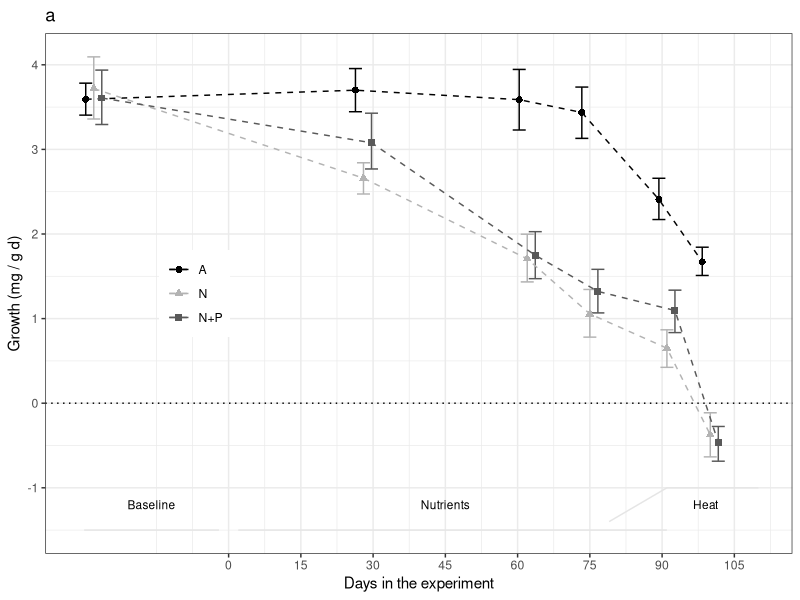
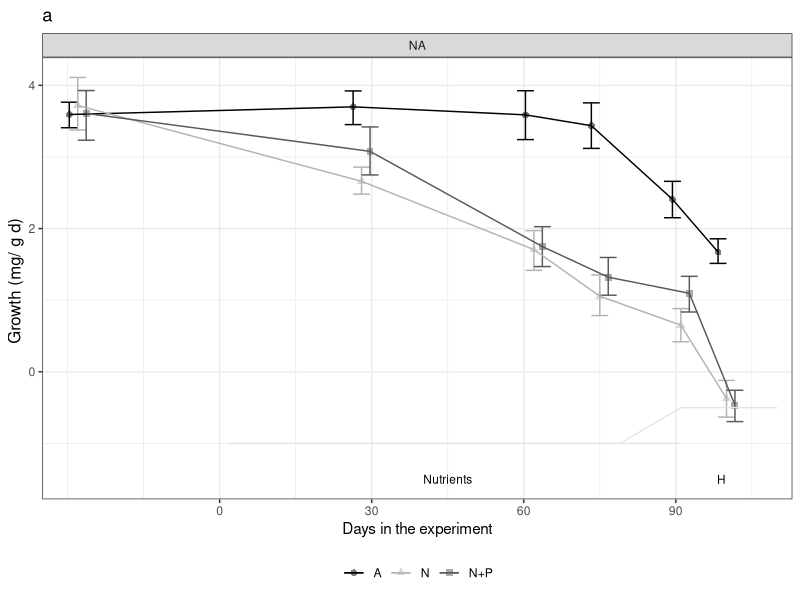
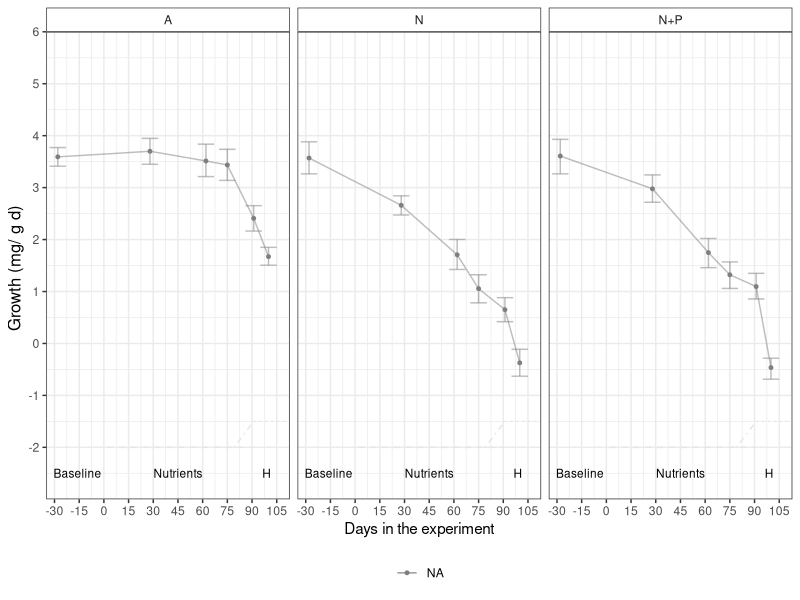
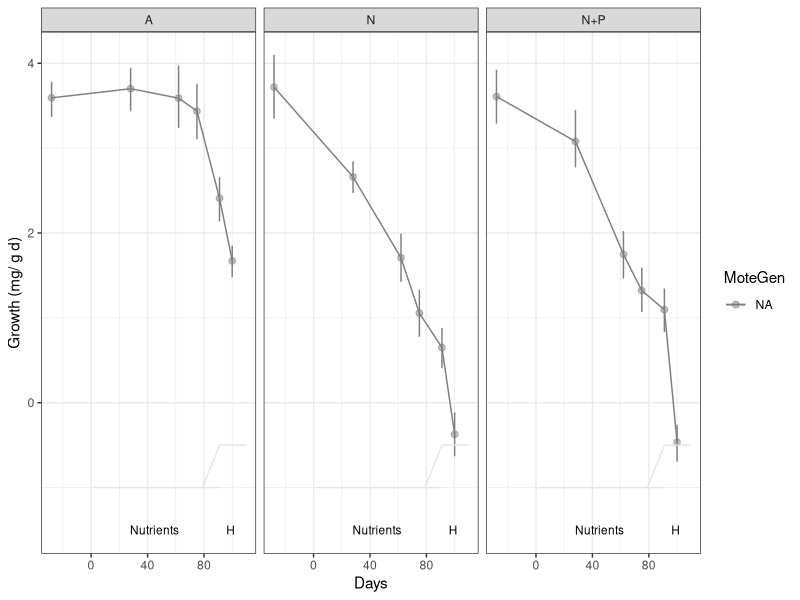
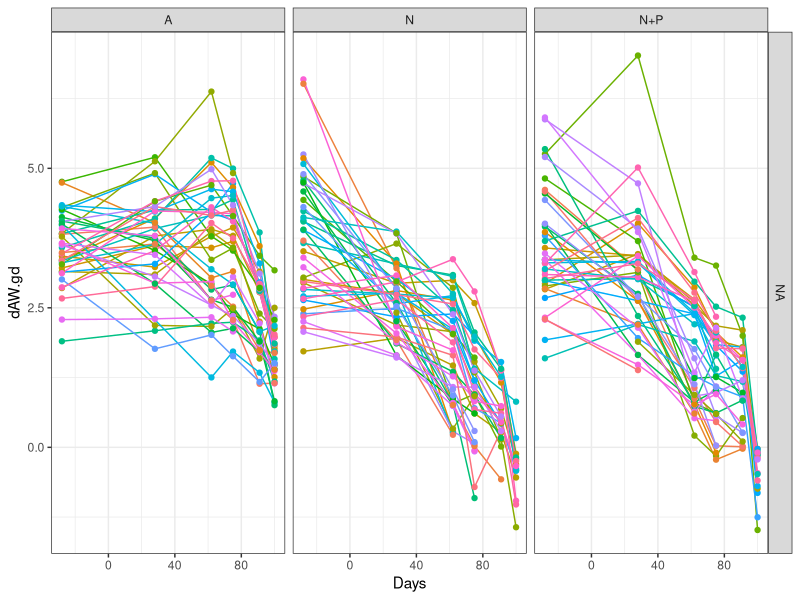
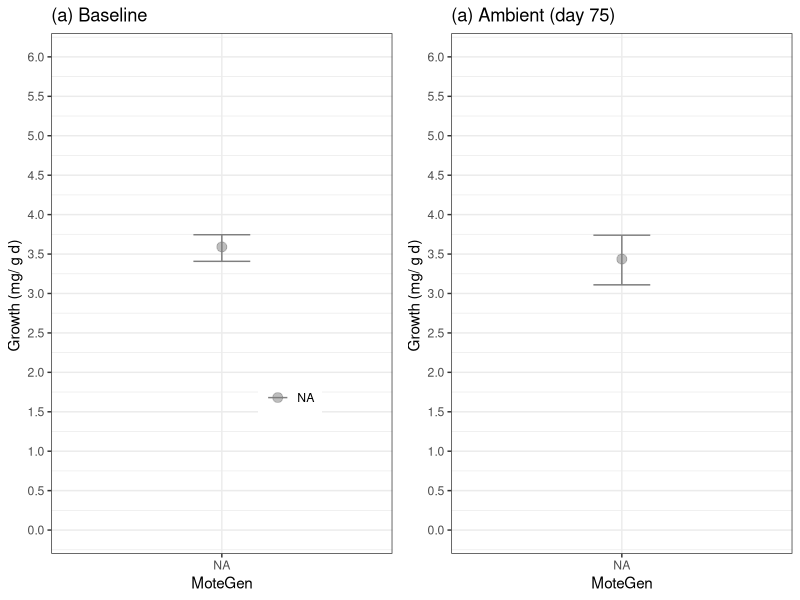
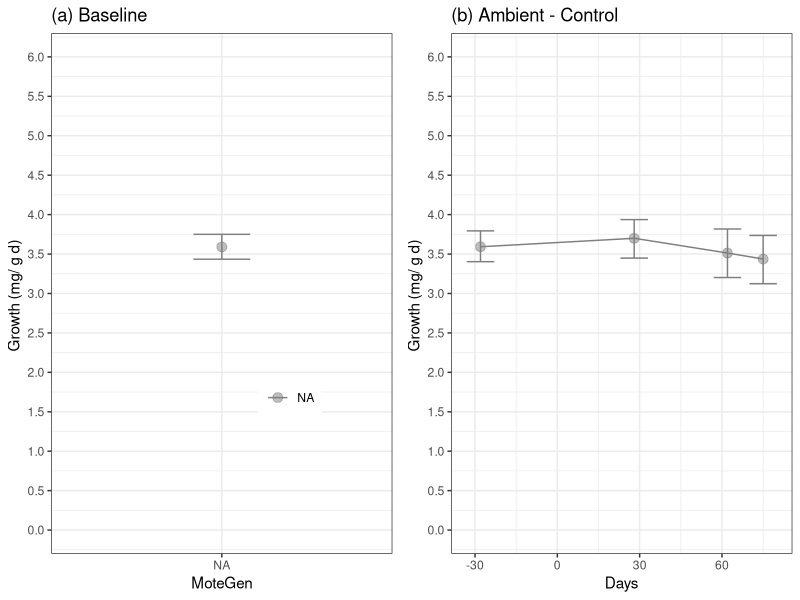
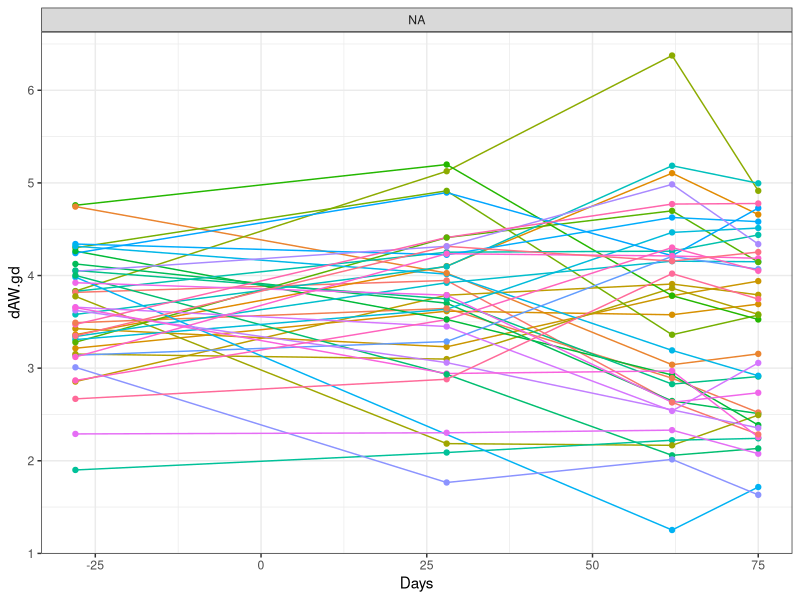

Generate these figures, in order, with R: (Note: this script raises an error after producing the figures.)
## ---- chunk 1
knitr::opts_chunk$set(echo = TRUE, warning=FALSE, message=FALSE)
## ---- chunk 2

# Load all libraries and sources required to run the script
    library(tidyverse)
    library(ggthemes)
    library(lmerTest)
    library(emmeans)
    library(multcomp)
    library(gridExtra)

# Default ggplot settings

    Fill.colour<-scale_colour_manual(values = c("black", "gray70", "gray35"))

    ggthe_bw<-theme(plot.background=element_blank(),
          panel.grid.major.y = element_blank(),
          panel.grid.major.x = element_blank(),
          panel.grid.minor.x = element_blank(),
          panel.grid.minor.y = element_blank(),
          legend.box.background = element_rect(),
          panel.background =element_rect(fill = NA, color = "black")
          )+
    theme_bw()
## ---- chunk 3
# Import data: 

  ## Growth long
    BW.Tall<-read.csv("Growth_corrected.csv", header = TRUE)
    
  ## Genotype information
    MOTE<-read.csv("Genotype_Info.csv", header = TRUE)
    BW.Tall<-merge(BW.Tall, MOTE, by="Gen", all.x=TRUE)
    
  ## Data type  
    BW.Tall$Initial.Date<-as.Date(BW.Tall$Initial.Date, "%m/%d/%y")
    BW.Tall$Final.Date<-as.Date(BW.Tall$Final.Date, "%m/%d/%y")
    # BW.Tall$Initial.Date<-as.Date(BW.Tall$Initial.Date, "%Y-%m-%d")
    # BW.Tall$Final.Date<-as.Date(BW.Tall$Final.Date, "%Y-%m-%d")
    BW.Tall$Days<-(as.numeric(as.Date(BW.Tall$Final.Date))-17485)
    BW.Tall$Day<-(as.factor(BW.Tall$Days))
    BW.Tall$TimePoint[BW.Tall$Day=="-28"]<-"3"
    BW.Tall$TimePoint[BW.Tall$Day=="-7"]<-"4"
    BW.Tall$TimePoint[BW.Tall$Day=="28"]<-"9"
    BW.Tall$TimePoint[BW.Tall$Day=="62"]<-"11"
    BW.Tall$TimePoint[BW.Tall$Day=="75"]<-"13"
    BW.Tall$TimePoint[BW.Tall$Day=="91"]<-"16"
    BW.Tall$TimePoint[BW.Tall$Day=="100"]<-"17"
    BW.Tall$TimePoint[BW.Tall$Day=="113"]<-"22"
    
    BW.Tall$Treatment <- as.character(BW.Tall$Treatment)
    BW.Tall$Treatment[BW.Tall$Treatment == "Control"] <- "A"
    BW.Tall$Treatment[BW.Tall$Treatment == "NP"] <- "N+P"
    BW.Tall$Treatment <- as.factor(BW.Tall$Treatment)
    
    BW.Tall$Colony <- as.factor(BW.Tall$Gen)
    BW.Tall$MoteGen<-factor(BW.Tall$MoteGen, 
                                   levels=c("G_48", "G_62","G_31", "G_08","G_07", "G_50"))
    BW.Tall$SampleID <- paste("Ac", BW.Tall$Fra, BW.Tall$TimePoint, sep = "_")
  
  ## Data subsets  
    BW.Initial<-subset(BW.Tall, Initial.Date=="2017-08-30") # Only baseline
    BW.Initial<-droplevels(BW.Initial)
   
    BW.Control<-subset(BW.Tall, Treatment=="A") # Only Ambient
    BW.Control<-subset(BW.Control, Days<80)
    BW.Control<-subset(BW.Control, Initial.Date!="2017-10-18")
    BW.Control<-droplevels(BW.Control)
    
    BW.FinalAC<-subset(BW.Control, Day=="75")
    BW.FinalAC<-droplevels(BW.FinalAC)
    
    #BW.nutrients<-subset(BW.Tall, Days>-10) # Remove baseline
    #BW.nutrients<-subset(BW.nutrients, Days<76)
    BW.nutrients<-subset(BW.Tall, Days<76) # with baseline
    BW.nutrients<-droplevels(BW.nutrients)
    
    BW.100<-subset(BW.Tall, Day=="100")
    BW.91<-subset(BW.Tall, Day=="91")
    
  ## Remove recovery data points
    BW.Tall<-subset(BW.Tall, Initial.Date!="2017-10-18")
    BW.Tall<-subset(BW.Tall, Initial.Date!="2018-02-23") # After heat stress
    
    BW.selected<-subset(BW.Tall, Days!="28")
    BW.selected<-subset(BW.selected, Days!="62")
    
    
 N.fragments<-BW.Tall %>% 
     group_by(MoteGen) %>% count(Day)
 N.fragments
    
## ---- chunk 4
# Treatment effect over time
    BW_Treat<- ggplot(BW.Tall, aes (Days, dAW.gd, shape=factor(Treatment),
                                    colour=factor(Treatment))) + 
      ggthe_bw + Fill.colour + ggtitle("a")+
      stat_summary(fun.data = "mean_cl_boot", geom = "errorbar",
                   position=position_dodge(width=5))+
      stat_summary(fun.y=mean, geom="line", 
                   position=position_dodge(width=5), linetype=2) +
      stat_summary(fun.y=mean, geom="point", size =2,
                   position=position_dodge(width=5))  + 
  
      geom_hline(yintercept = 0, linetype=3)+
      
      scale_x_continuous(name="Days in the experiment", 
                         breaks = seq(0, 115, by=15)) +
      scale_y_continuous(name="Growth (mg / g d)", 
                         breaks = seq(-1, 4, by=1)) +
    
    theme(legend.position=c(0.2, 0.5),
        legend.title = element_blank(), 
        strip.background =element_rect(fill=NA)) +

      annotate("segment", x = -30, xend = -2, y = -1.5, yend = -1.5,
                colour = "gray90")+
      annotate("text", x = -16, y = -1.2, label = "Baseline", size=3)+
    
      annotate("segment", x = 2, xend = 91, y = -1.5, yend = -1.5,
                colour = "gray90")+
      annotate("text", x = 45, y = -1.2, label = "Nutrients", size=3)+
    
      annotate("segment", x = 79, xend = 91, y = -1.4, yend = -1,
                colour = "gray90")+
    
      annotate("segment", x = 91, xend = 110, y = -1, yend = -1,
                colour = "gray90")+
      annotate("text", x = 99, y = -1.2, label = "Heat", size=3)
  BW_Treat
  
# ggsave(file="Outputs/Figure3_BW_corrected.svg", plot=BW_Treat, dpi = 300, units="in", width=3.5, height=3.0)
## ---- chunk 5
BW_Col <- ggplot(BW.Tall, aes(Days, dAW.gd, colour=factor(Treatment),
                              shape=factor(Treatment))) +
           stat_summary(fun.data = "mean_cl_boot",geom = "errorbar", 
                        position=position_dodge(width=5), width = 10)+
           stat_summary(fun.y=mean, geom="point", size =2,
                        position=position_dodge(width=5), alpha=0.5) +
           stat_summary(fun.y=mean, geom="line", 
                        position=position_dodge(width=5), linetype=1) + 
           ggthe_bw + Fill.colour + ggtitle("a") +
   scale_x_continuous(name="Days in the experiment",
                           limits = c(-35,113),
                           breaks = seq(0, 113, 30),  
                           expand = c(0, 0))+
  
    ylab("Growth (mg/ g d) ") + 
    theme(axis.title.y=element_text(size=12), 
           legend.position="bottom",
           legend.title = element_blank()) +
     
     annotate("segment", x = 2, xend = 91, y = -1, yend = -1,
                   colour = "gray90", linetype=1)+
     annotate("segment", x = 79, xend = 91, y = -1, yend = -0.5,
                   colour = "gray90", linetype=1)+
     annotate("segment", x = 91, xend = 110, y = -0.5, yend = -0.5,
                   colour = "gray90", linetype=1)+
     annotate("text", x = 45, y = -1.5, label = "Nutrients", size=3)+
     annotate("text", x = 99, y = -1.5, label = "H", size=3) +
     facet_grid(~MoteGen)
BW_Col

#ggsave(file="Outputs/S2a_Growth_genotype.svg", plot=BW_Col, width=6.0, height=3.5)

## ---- chunk 6
BW_Col <- ggplot(BW.Tall, aes(Days, dAW.gd, colour=MoteGen)) + ggthe_bw +
  stat_summary(fun.data = "mean_cl_boot",geom = "errorbar", width = 10,
                     position = position_dodge(5), alpha=0.5 )+
  stat_summary(fun.y=mean, geom="line", position = position_dodge(5),
               linetype=1, alpha=0.5) + 
  stat_summary(fun.y=mean, geom="point", size =1,
                   position=position_dodge(width=5))  +
  theme(legend.position="bottom", 
              legend.title = element_blank(),
              strip.background = element_rect(fill="white"))+
  
           
   scale_x_continuous(name="Days in the experiment",
                           limits = c(-35,113),
                           breaks = seq(-30, 113, 15),  
                           expand = c(0, 0))+
  scale_y_continuous(name=("Growth (mg/ g d) "),
                           limits = c(-3,6),
                           breaks = seq(-2, 6, 1),  
                           expand = c(0, 0))+
  
  theme(axis.title.y=element_text(size=12), 
           legend.position="bottom",
           legend.title = element_blank()) +
     
     annotate("segment", x = 2, xend = 91, y = -2, yend = -2,
                   colour = "gray90", linetype=2)+
     annotate("segment", x = 79, xend = 91, y = -2, yend = -1.5,
                   colour = "gray90", linetype=4)+
     annotate("segment", x = 91, xend = 110, y = -1.5, yend = -1.5,
                   colour = "gray90", linetype=3)+
     annotate("text", x = 45, y = -2.5, label = "Nutrients", size=3)+
     annotate("text", x = 99, y = -2.5, label = "H", size=3) +
    annotate("text", x = -16, y = -2.5, label = "Baseline", size=3) +
     facet_grid(~Treatment)
BW_Col

#ggsave(file="Outputs/Growth_genotype.svg", plot=BW_Col, width=5.5, height=4)

## ---- chunk 7
BW_ColonyT<- ggplot(BW.Tall, aes (Days, dAW.gd, colour=MoteGen)) +   
  stat_summary(fun.data = "mean_cl_boot",geom = "errorbar", width = 0.8)+
  stat_summary(fun.y=mean, geom="point", size =2, alpha=0.5) +
   ylab("Growth (mg/ g d)") +
  
     annotate("segment", x = 2, xend = 91, y = -1, yend = -1,
                   colour = "gray90", linetype=1)+
     annotate("segment", x = 79, xend = 91, y = -1, yend = -0.5,
                   colour = "gray90", linetype=1)+
     annotate("segment", x = 91, xend = 110, y = -0.5, yend = -0.5,
                   colour = "gray90", linetype=1)+
     annotate("text", x = 45, y = -1.5, label = "Nutrients", size=3)+
     annotate("text", x = 99, y = -1.5, label = "H", size=3)+
  stat_summary(fun.y=mean, geom="line") + ggthe_bw + facet_grid (~Treatment)  
BW_ColonyT
## ---- chunk 8
BW_ColonyTF<- ggplot(BW.Tall, aes (Days, dAW.gd, colour=factor(Fra), group=Fra)) +    stat_summary(fun.y=mean, geom="line") + ggthe_bw + facet_grid (MoteGen~Treatment)+  geom_point()+ theme(legend.position = "none")
BW_ColonyTF

## ---- chunk 9

BW_Init<- ggplot(BW.Initial, aes (MoteGen, dAW.gd, colour=MoteGen)) +
  ggtitle("(a) Baseline")+
  stat_summary(fun.data = "mean_cl_boot",geom = "errorbar", width = 0.2) +
  stat_summary(fun.y=mean, geom="point", size =3, alpha=0.5) + ggthe_bw +
  scale_y_continuous(name=("Growth (mg/ g d) "),
                     limits = c(0,6),
                     breaks = seq(0, 6, by=0.5))+
  theme(legend.position=c(0.7, 0.3),
        legend.title = element_blank(), 
        strip.background =element_rect(fill=NA))

BW_Final<- ggplot(BW.FinalAC, aes (MoteGen, dAW.gd, colour=MoteGen)) +
   ggtitle("(a) Ambient (day 75)")+
  stat_summary(fun.data = "mean_cl_boot",geom = "errorbar", width = 0.2) +
  stat_summary(fun.y=mean, geom="point", size =3, alpha=0.5) + ggthe_bw +
  scale_y_continuous(name=("Growth (mg/ g d) "),
                     limits = c(0,6),
                     breaks = seq(0, 6, by=0.5))+
   ylab("Growth (mg/ g d) ")+
  theme(legend.position="none",
        legend.title = element_blank(), 
        strip.background =element_rect(fill=NA))

BW_Colony_Control<- ggplot(BW.Control, aes (Days, dAW.gd, colour=MoteGen)) +
  stat_summary(fun.data = "mean_cl_boot",geom = "errorbar", 
               width = 10, position=position_dodge(width=5)) +
  stat_summary(fun.y=mean, geom="point", size =3, alpha=0.5,
               position=position_dodge(width=5)) +
  stat_summary(fun.y=mean, geom="line", position=position_dodge(width=5)) +
  
  ggthe_bw + # geom_jitter()+
  ggtitle("(b) Ambient - Control") +
  scale_y_continuous(name=("Growth (mg/ g d) "),
                     limits = c(0,6),
                     breaks = seq(0, 6, by=0.5))+
  theme(legend.position="none")


Captivityeffect<-grid.arrange(BW_Init,BW_Final, nrow=1)
Captivityeffect2<-grid.arrange(BW_Init,BW_Colony_Control, nrow=1)
#ggsave(file="Outputs/S_Genotypes.svg", plot=Captivityeffect, width=6, height=3.5)

## ---- chunk 10
BW_Colony_Control<-ggplot(BW.Control, aes (Days, dAW.gd, colour=factor(Fra), group=Fra)) +   
  #stat_summary(fun.data = "mean_cl_boot",geom = "errorbar", width = 0.8)+
  #stat_summary(fun.y=mean, geom="point", size =2, alpha=0.5) +
  stat_summary(fun.y=mean, geom="line") + ggthe_bw + 
  facet_wrap (~MoteGen)+  geom_point()+ theme(legend.position = "none")
BW_Colony_Control
## ---- chunk 11
# Complex to simple models 
  
  LM_1 <- lmer(dAW.gd ~ Treatment*Day +
                               (1 + Treatment|Colony) + (1|Replicate), REML=TRUE, data= BW.Tall)
  
  LM_2 <- lmer(dAW.gd ~ Treatment * Day +
                               (Treatment|Colony), REML=TRUE,  data= BW.Tall)
   
  LM_3 <- lmer(dAW.gd ~ Treatment  * Day +
                               (1|Colony), REML=TRUE, data= BW.Tall)
 

# Select model
  AIC(LM_1, LM_2, LM_3) # 1=2, but 3 has lower AIC
  
  anova(LM_1, LM_2, refit=FALSE)
  anova(LM_2, LM_3, refit=FALSE)
  anova(LM_1, LM_3, refit=FALSE)
 
# Final model 
  LM_Treatment_Days<-lmer(dAW.gd ~ Treatment * Day +
                             (1|Colony),  data= BW.Tall) 
  # Removed (1|Replicate) since it was not significant (p=0.1642)
  isSingular(LM_Treatment_Days)
  
  anova(LM_Treatment_Days)
  ranova(LM_Treatment_Days)
  summary(LM_Treatment_Days)
  
# Pairwise comparisons
  BW.emmc<-emmeans(LM_Treatment_Days, ~Treatment*Day)
  contrast(BW.emmc, "tukey")
  BW_groups<-cld(BW.emmc)
  
  #BW_groups<-as.data.frame(BW_groups[complete.cases(BW_groups),])
  BW_groups<-BW_groups[order(BW_groups$Day,BW_groups$Treatment),]
  BW_groups
  
  #write.csv(BW_groups, "Outputs/BW_groups_corrected.csv", row.names = F)

## ---- chunk 12
# ANOVA
  LM_bl <- lm(dAW.gd ~ MoteGen, data= BW.Initial)
  anova(LM_bl)

# Pairwise comparisons
  BW_bl.emmc<-emmeans(LM_bl, ~MoteGen)
  contrast(BW_bl.emmc, "tukey")
  
#Tukey groups
  BW_bl_groups<-cld(BW_bl.emmc)
  #write.csv(BW_bl_groups, "Outputs/BW_baseline_groups.csv", row.names = F)

# N fragments    
  N.fragments<-BW.Initial %>% 
     group_by(MoteGen) %>% count(MoteGen)
  N.fragments

## ---- chunk 13
summary(BW.Control)

# Model
  LM_A_C.0 <- lmer(dAW.gd ~ MoteGen * Day + (1|Replicate), data= BW.Control)
  anova(LM_A_C.0) # Day alone is not significant, but Day:Genet is 
  ranova(LM_A_C.0) # Replicate is not significant

  LM_A_C <-lmer(dAW.gd ~ MoteGen * Day + (1|Fra), data= BW.Control)
  anova(LM_A_C) # Day alone is not significant, but Day:Genet is 
  ranova(LM_A_C)
  
# Pairwise comparisons
  BW_A_C.emmc<-emmeans(LM_A_C, ~MoteGen * Day)
  #contrast(BW_A_C.emmc, "tukey")
  
#Tukey groups
  BW_A_C_groups<-cld(BW_A_C.emmc)
  
  BW_A_C_groups<-BW_A_C_groups[order(BW_A_C_groups$MoteGen,BW_A_C_groups$Day),]
  BW_A_C_groups
  
  #write.csv(BW_A_C_groups, "Outputs/BW_A_C_groups.csv", row.names = F)

# N fragments    
  N.fragments_A_C<-BW.Control %>% 
     group_by(MoteGen) %>% count(Day)
  N.fragments_A_C

## ---- chunk 14
summary(BW.FinalAC)

# Model
  LM_A_C.75 <- lmer(dAW.gd ~ MoteGen + (1|Replicate), data= BW.FinalAC)
  isSingular(LM_A_C.75)
  anova(LM_A_C.75) # Day alone is not significant, but Day:Genet is 
  ranova(LM_A_C.75) # Replicate is not significant

  LM_A_C.75 <-lm(dAW.gd ~ MoteGen , data=BW.FinalAC)
  anova(LM_A_C.75) # Day alone is not significant, but Day:Genet is 
  summary(LM_A_C.75)
  
# Pairwise comparisons
  BW_A_C75.emmc<-emmeans(LM_A_C.75, ~MoteGen)
  #contrast(BW_A_C.emmc, "tukey")
  
#Tukey groups
  BW_A_C75_groups<-cld(BW_A_C75.emmc)
  BW_A_C75_groups
  #write.csv(BW_A_C75_groups, "Outputs/BW_A_C75_groups.csv", row.names = F)

# N fragments    
  N.fragments_A_C75<-BW.FinalAC %>% 
     count(MoteGen)
  N.fragments_A_C75

## ---- chunk 15
# 1. Model
  
  LM_4 <- lmer(dAW.gd ~ Treatment*Days*MoteGen +
                       (1|Fra), REML=TRUE, data=BW.nutrients)

# Select model  
  anova(LM_4)  
  ranova(LM_4)

# 2. Predict values:
  pred_nutrients <- predict(LM_4,re.form = NA)

  #3. Bootstrap CI:
    nutrients.boot1 <- bootMer(LM_4, predict, nsim = 1000, re.form = NULL) # include random effects, reduce CI lot!
    std.err <- apply(nutrients.boot1$t, 2, sd)
    CI.lo_1 <- pred_nutrients - std.err*1.96
    CI.hi_1 <- pred_nutrients + std.err*1.96

  #Plot
  Model_nutrinets_plot<- ggplot(
    BW.nutrients, aes(x = Days, y = dAW.gd, colour = MoteGen)) +
    geom_line(aes(y = pred_nutrients),size=2) +
    #geom_point(aes(fill=factor(Treatment)),
    #         shape = 21, colour = "black", size = 2, stroke = 0.3, alpha=0.3) +
    geom_ribbon(aes(ymin = CI.lo_1, ymax = CI.hi_1),
                size=2, alpha = 0.1, linetype = 0) +
    #scale_color_manual(values=my_colours) +
    #scale_fill_manual(values=my_colours) +
    scale_y_continuous(name=expression(~italic("Growth")),
                      limits = c(0, 6), 
                      breaks = seq(0, 6, by=1), expand = c(0,0))+
    scale_x_continuous("Days in the experiment", limits = c(-30, 78),
                     breaks = seq(-30, 76, by=15), expand = c(0,0))+
    
    stat_summary(fun.data = "mean_cl_boot",geom = "errorbar", width = 1,
                   position = position_dodge(1) )+
    stat_summary(fun.y=mean, geom="line", position = position_dodge(1), 
                linetype=1, alpha=0.5) + ggthe_bw
    
  
  Model_nutrinets_plot + facet_grid(~Treatment)
  
# Pairwise comparisons
  BW.emmc<-emmeans(LM_Treatment_Days, ~Treatment*Day)
  contrast(BW.emmc, "tukey")
  BW_groups<-cld(BW.emmc)
  
  #BW_groups<-as.data.frame(BW_groups[complete.cases(BW_groups),])
  BW_groups<-BW_groups[order(BW_groups$Day,BW_groups$Treatment),]
  BW_groups
  
  write.csv(BW_groups, "Outputs/BW_groups_corrected.csv", row.names = F)

## ---- chunk 16

BW_91<- ggplot(BW.91, aes (MoteGen, dAW.gd, colour=MoteGen)) +
  ggtitle("(c) Heat (day 91)")+
  stat_summary(fun.data = "mean_cl_boot",geom = "errorbar", width = 0.2) +
  stat_summary(fun.y=mean, geom="point", size =3, alpha=0.5) + ggthe_bw +
  scale_y_continuous(name=("Growth (mg/ g d) "),
                     limits = c(0,6),
                     breaks = seq(0, 6, by=0.5))+
  theme(legend.position="none",
        legend.title = element_blank(), 
        strip.background =element_rect(fill=NA))


BW_100<- ggplot(BW.100, aes (MoteGen, dAW.gd, colour=MoteGen)) +
  ggtitle("(d) Heat (day 100)")+
  stat_summary(fun.data = "mean_cl_boot",geom = "errorbar", width = 0.2) +
  stat_summary(fun.y=mean, geom="point", size =3, alpha=0.5) + ggthe_bw +
  scale_y_continuous(name=("Growth (mg/ g d) "),
                     limits = c(0,6),
                     breaks = seq(0, 6, by=0.5))+
  theme(legend.position="none",
        legend.title = element_blank(), 
        strip.background =element_rect(fill=NA))

HeatEffect<-grid.arrange(BW_91, BW_100, nrow=1)
All_ambient<-grid.arrange(BW_Init,BW_Final, BW_91, BW_100, nrow=1)

#ggsave(file="Outputs/S_Genotypes.png", plot=All_ambient, width=7, height=3.5)


## ---- chunk 17
BW_Selected<- ggplot(BW.selected, aes (Treatment, dAW.gd, colour=MoteGen)) +
  ggtitle("(d) Heat (day 100)")+
  stat_summary(fun.data = "mean_cl_boot",geom = "errorbar", width = 0.2) +
  stat_summary(fun.y=mean, geom="point", size =3, alpha=0.5) + ggthe_bw +
  scale_y_continuous(name=("Growth (mg/ g d) "),
                     limits = c(0,6),
                     breaks = seq(0, 6, by=0.5))+
  theme(legend.position="none",
        legend.title = element_blank(), 
        strip.background =element_rect(fill=NA)) +
  #facet_grid(~Days)
  facet_grid(MoteGen~Days)
  
BW_Selected        
